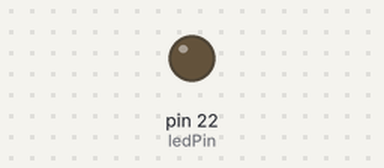
This sketch was run on a simulated Arduino Mega 2560, built with avr-gcc and run on an emulated ATmega2560. On the bench: output pins drawn as LEDs (lit = HIGH).

Above: at 0.6 s.
At 2.6 s:
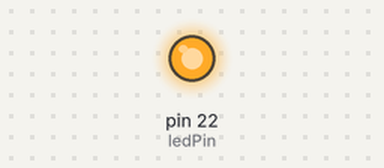
Timing chart, 0 to 6.8 s (numbered marks = the images above):
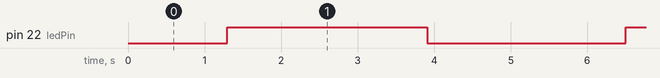

The sketch:

Single_led_PWM.ino
```cpp
//*****************************
//* Developer: MJtronics
//* Date: 2024-01-15
//*****************************

// Description:
// This C++ code demonstrates PWM (Pulse Width Modulation) on a Raspberry Pi MojobotPico.
// It gradually increases and decreases the duty cycle of an LED connected to pin GP22, creating
// a smooth fading effect.

// Pin Configuration:
// LEDL (Left LED)
// - R: GP22
// - B: GP21
// - G: GP20

// LEDR (Right LED)
// - R: GP7
// - B: GP8
// - G: GP9

// Pin connected to the LED
const int ledPin = 22;

// Time interval between brightness steps (in milliseconds)
const int fadeInterval = 10;

// Maximum and minimum brightness values
const int maxBrightness = 255; // This can be changed to 65535 if the below settings are uncommented
const int minBrightness = 0;

// Current brightness value
int brightness = minBrightness;

// Direction flag for fading (true = increasing, false = decreasing)
bool fadingDirection = true;

void setup() {
  // Initialize the LED pin as an output
  pinMode(ledPin, OUTPUT);
  // Adjust PWM properties if needed
  /*analogWriteFreq(5000);
  analogWriteRange(65535);
  analogWriteResolution(16);*/
}

void loop() {
  // Update the brightness value based on the fading direction
  if (fadingDirection) {
    for (int i = brightness; i <= maxBrightness; i++) {
      brightness = i;
      Serial.println(brightness);

      // Set the LED brightness
      analogWrite(ledPin, brightness);

      // Delay for the fade interval
      delay(fadeInterval);
    }

    fadingDirection = false;
  } else {
    for (int i = brightness; i >= minBrightness; i--) {
      brightness = i;
      Serial.println(brightness);

      // Set the LED brightness
      analogWrite(ledPin, brightness);

      // Delay for the fade interval
      delay(fadeInterval);
    }

    fadingDirection = true;
  }
}
```

Measured:
- by itself, pin 22 (ledPin): alternates HIGH for 2.6 s and LOW for 2.6 s
